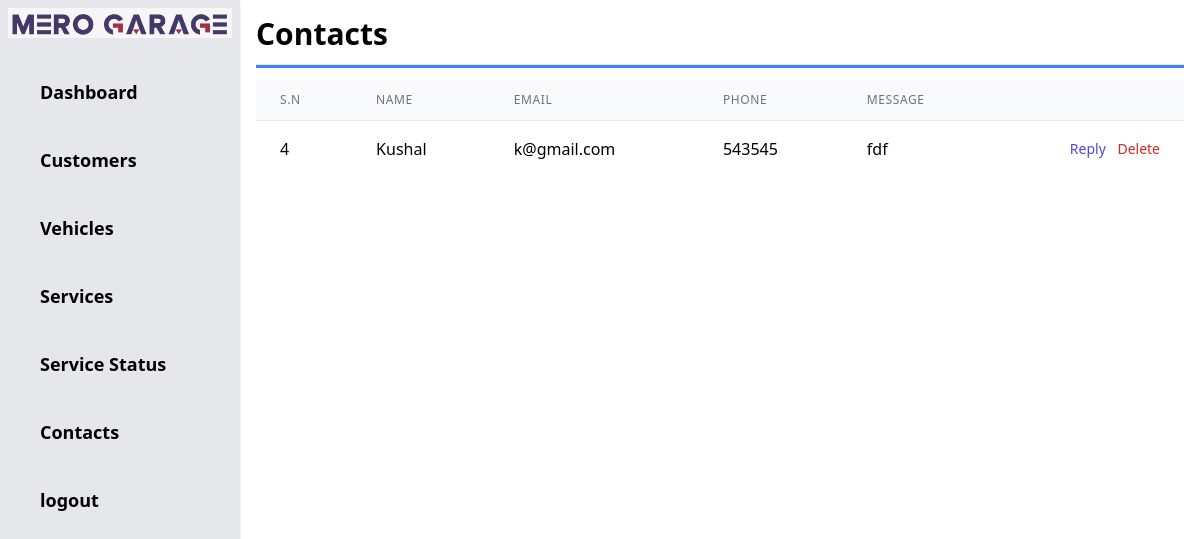
The page /admin/contact.php on the database as committed earlier.
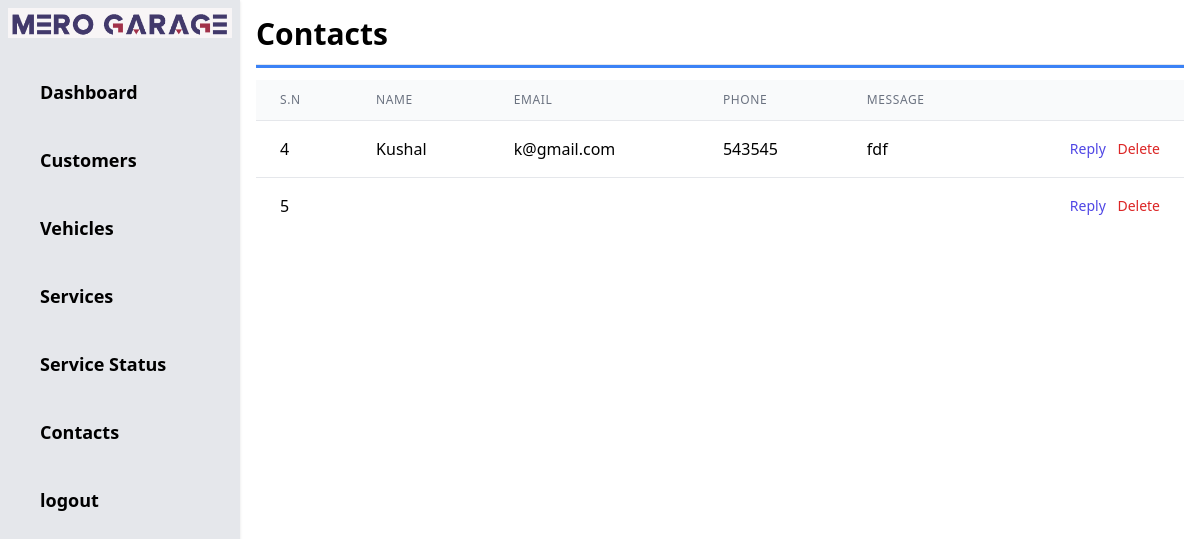
The same page on the database as committed later.
### tables this page shows
CREATE TABLE `contact` (
  `cntid` int(11) NOT NULL,
  `cntname` varchar(50) NOT NULL,
  `cntemail` varchar(50) NOT NULL,
  `cntphone` varchar(20) NOT NULL,
  `cntmessage` varchar(500) NOT NULL
);

### admin/contact.php (the view, shortened to what this page needs)
<?php include 'header.php'; ?>
<?php
    $qry = "SELECT * FROM contact ORDER BY cntid ASC";
    include '../includes/dbconnection.php';
    $result = mysqli_query($conn, $qry);
?>
<h1 class="text-3xl font-bold">Contacts</h1>
    <hr class="my-3 h-1 bg-blue-500">
        <div class="">
            <table class="min-w-full divide-y divide-gray-200">
                <thead class="bg-gray-50">
                    <tr>
                        <th scope="col"
                            class="px-6 py-3 text-left text-xs font-medium text-gray-500 uppercase tracking-wider">
                            S.N</th>
                        <th scope="col"
                            class="px-6 py-3 text-left text-xs font-medium text-gray-500 uppercase tracking-wider">
                            Name</th>
                        <th scope="col"
                            class="px-6 py-3 text-left text-xs font-medium text-gray-500 uppercase tracking-wider">
                            Email</th>
                        <th scope="col"
                            class="px-6 py-3 text-left text-xs font-medium text-gray-500 uppercase tracking-wider">
                            Phone</th>
                        <th scope="col"
                            class="px-6 py-3 text-left text-xs font-medium text-gray-500 uppercase tracking-wider">
                            Message</th>
                        <th scope="col" class="relative px-6 py-3">
                        </th>
                    </tr>
                </thead>
                <tbody class="bg-white divide-y divide-gray-200">
                    <?php while($row = mysqli_fetch_assoc($result)){  ?>
                    <tr>
                        <td class="px-6 py-4 whitespace-nowrap"><?php echo $row['cntid'];?></td>
                        <td class="px-6 py-4 whitespace-nowrap"><?php echo $row['cntname'];?></td>
                        <td class="px-6 py-4 whitespace-nowrap"><?php echo $row['cntemail'];?></td>
                        <td class="px-6 py-4 whitespace-nowrap"><?php echo $row['cntphone'];?></td>
                        <td class="px-6 py-4 whitespace-nowrap"><?php echo $row['cntmessage'];?></td>
                        <td class="px-6 py-4 whitespace-nowrap text-right text-sm font-medium">
                            <a href="https://mail.google.com/mail/u/0/#inbox?compose=new" class="text-indigo-600 hover:text-indigo-900 mr-2" >Reply</a>
                            <a href="contact.php?cntid=<?php echo $row['cntid'];?>" class="text-red-600 hover:text-red-900" onclick="return confirm('Are you sure to delete?')">Delete</a>
                        </td>
                    </tr>
                    <?php } ?>
                </tbody>
            </table>
        </div>

Rows that differ between the two databases and show on the page:
added contact: cntid "5"
